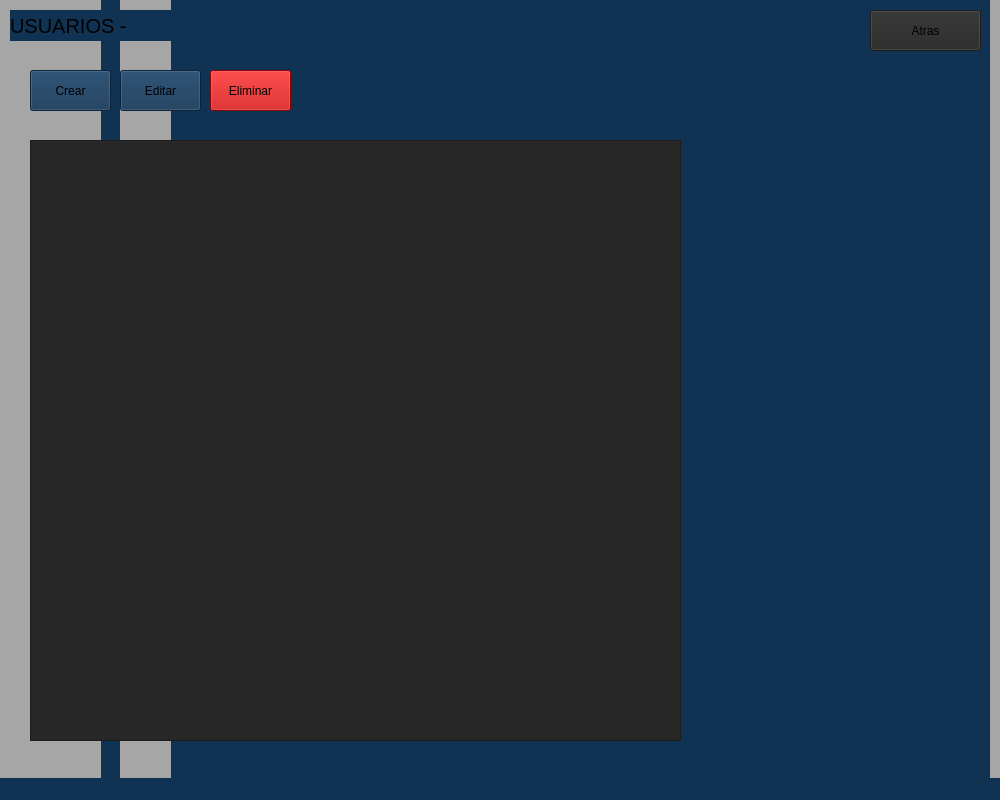
<?xml version="1.0" encoding="UTF-8"?>
<ui version="4.0">
 <class>usersWindow</class>
 <widget class="QMainWindow" name="usersWindow">
  <property name="geometry">
   <rect>
    <x>0</x>
    <y>0</y>
    <width>1000</width>
    <height>800</height>
   </rect>
  </property>
  <property name="minimumSize">
   <size>
    <width>1000</width>
    <height>800</height>
   </size>
  </property>
  <property name="maximumSize">
   <size>
    <width>1000</width>
    <height>800</height>
   </size>
  </property>
  <property name="windowTitle">
   <string>BANCO</string>
  </property>
  <property name="windowIcon">
   <iconset theme="QIcon::ThemeIcon::Computer"/>
  </property>
  <property name="styleSheet">
   <string notr="true">background-color: rgb(17, 51, 83);</string>
  </property>
  <widget class="QWidget" name="centralwidget">
   <widget class="QLabel" name="label">
    <property name="geometry">
     <rect>
      <x>10</x>
      <y>10</y>
      <width>131</width>
      <height>31</height>
     </rect>
    </property>
    <property name="font">
     <font>
      <pointsize>15</pointsize>
     </font>
    </property>
    <property name="text">
     <string>USUARIOS -</string>
    </property>
   </widget>
   <widget class="QLabel" name="lbl_show_user">
    <property name="geometry">
     <rect>
      <x>130</x>
      <y>10</y>
      <width>531</width>
      <height>31</height>
     </rect>
    </property>
    <property name="font">
     <font>
      <pointsize>15</pointsize>
     </font>
    </property>
    <property name="text">
     <string/>
    </property>
   </widget>
   <widget class="QPushButton" name="btn_create">
    <property name="geometry">
     <rect>
      <x>30</x>
      <y>70</y>
      <width>81</width>
      <height>41</height>
     </rect>
    </property>
    <property name="styleSheet">
     <string notr="true">background-color: rgb(17, 51, 83);
selection-background-color: rgb(23, 69, 112);
</string>
    </property>
    <property name="text">
     <string>Crear</string>
    </property>
   </widget>
   <widget class="QPushButton" name="btn_back">
    <property name="geometry">
     <rect>
      <x>870</x>
      <y>10</y>
      <width>111</width>
      <height>41</height>
     </rect>
    </property>
    <property name="styleSheet">
     <string notr="true">background-color: rgb(39, 39, 39);</string>
    </property>
    <property name="text">
     <string>Atras</string>
    </property>
   </widget>
   <widget class="QPushButton" name="btn_edit">
    <property name="geometry">
     <rect>
      <x>120</x>
      <y>70</y>
      <width>81</width>
      <height>41</height>
     </rect>
    </property>
    <property name="styleSheet">
     <string notr="true">background-color: rgb(17, 51, 83);
selection-background-color: rgb(23, 69, 112);
</string>
    </property>
    <property name="text">
     <string>Editar</string>
    </property>
   </widget>
   <widget class="QPushButton" name="btn_delete">
    <property name="geometry">
     <rect>
      <x>210</x>
      <y>70</y>
      <width>81</width>
      <height>41</height>
     </rect>
    </property>
    <property name="styleSheet">
     <string notr="true">background-color: rgb(190, 0, 0);</string>
    </property>
    <property name="text">
     <string>Eliminar</string>
    </property>
   </widget>
   <widget class="QTableWidget" name="table_user">
    <property name="geometry">
     <rect>
      <x>30</x>
      <y>140</y>
      <width>651</width>
      <height>601</height>
     </rect>
    </property>
    <property name="styleSheet">
     <string notr="true">background-color: rgb(39, 39, 39);</string>
    </property>
   </widget>
   <widget class="QLabel" name="label_3">
    <property name="geometry">
     <rect>
      <x>120</x>
      <y>-40</y>
      <width>51</width>
      <height>961</height>
     </rect>
    </property>
    <property name="styleSheet">
     <string notr="true">background-color: rgb(166, 166, 166);</string>
    </property>
    <property name="text">
     <string/>
    </property>
   </widget>
   <widget class="QLabel" name="label_4">
    <property name="geometry">
     <rect>
      <x>-60</x>
      <y>-60</y>
      <width>161</width>
      <height>901</height>
     </rect>
    </property>
    <property name="sizePolicy">
     <sizepolicy hsizetype="Preferred" vsizetype="Preferred">
      <horstretch>0</horstretch>
      <verstretch>0</verstretch>
     </sizepolicy>
    </property>
    <property name="layoutDirection">
     <enum>Qt::LayoutDirection::LeftToRight</enum>
    </property>
    <property name="autoFillBackground">
     <bool>false</bool>
    </property>
    <property name="styleSheet">
     <string notr="true">background-color: rgb(166, 166, 166);</string>
    </property>
    <property name="text">
     <string/>
    </property>
   </widget>
   <widget class="QLabel" name="label_5">
    <property name="geometry">
     <rect>
      <x>990</x>
      <y>-70</y>
      <width>21</width>
      <height>901</height>
     </rect>
    </property>
    <property name="sizePolicy">
     <sizepolicy hsizetype="Preferred" vsizetype="Preferred">
      <horstretch>0</horstretch>
      <verstretch>0</verstretch>
     </sizepolicy>
    </property>
    <property name="layoutDirection">
     <enum>Qt::LayoutDirection::LeftToRight</enum>
    </property>
    <property name="autoFillBackground">
     <bool>false</bool>
    </property>
    <property name="styleSheet">
     <string notr="true">background-color: rgb(166, 166, 166);</string>
    </property>
    <property name="text">
     <string/>
    </property>
   </widget>
   <zorder>label_5</zorder>
   <zorder>label_4</zorder>
   <zorder>label_3</zorder>
   <zorder>label</zorder>
   <zorder>lbl_show_user</zorder>
   <zorder>btn_create</zorder>
   <zorder>btn_back</zorder>
   <zorder>btn_edit</zorder>
   <zorder>btn_delete</zorder>
   <zorder>table_user</zorder>
  </widget>
  <widget class="QMenuBar" name="menubar">
   <property name="geometry">
    <rect>
     <x>0</x>
     <y>0</y>
     <width>1000</width>
     <height>33</height>
    </rect>
   </property>
  </widget>
  <widget class="QStatusBar" name="statusbar"/>
 </widget>
 <resources/>
 <connections/>
</ui>
